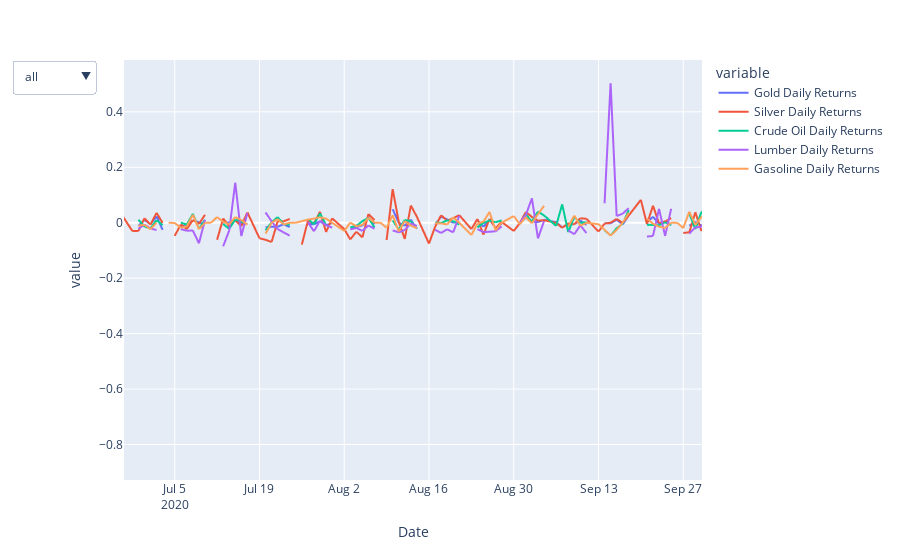

Notebook source saved alongside this figure:
### Code cell
#Create a plot for daily returns to demonstrate volatility. 
#Build a figure for all series
fig = px.line(resources_sliced_vol, x=resources_sliced_vol.index, y = resources_sliced_vol.columns,)
#Map lines/series to groups
maps = {'group 1': ['Gold Daily Returns', 'Silver Daily Returns'],
           'group 2':['Crude Oil Daily Returns', 'Lumber Daily Returns', "Gasoline Daily Returns"]}

#Create group and trace visibilites
group = []
vis = []
visList = []
for m in maps.keys():
    for col in resources_sliced_vol.columns:
        if col in maps[m]:
            vis.append(True)
        else:
            vis.append(False)
    group.append(m)
    visList.append(vis)
    vis = []
    
#Create buttons for each group
buttons = []
for i, g in enumerate(group):
    button =  dict(label=g,
                   method = 'restyle',
                    args = ['visible',visList[i]])
    buttons.append(button)

buttons = [{'label': 'all',
                 'method': 'restyle',
                 'args': ['visible', [True, True, True, True, True, True]]}] + buttons

                     

# update layout with buttons                       
fig.update_layout(
    updatemenus=[
        dict(
        type="dropdown",
        direction="down",
        buttons = buttons)
    ],
)
# buttons
fig.show()

### Figure 1 — Plotly figure (JSON) as saved in the notebook; plotly's stock layout.template omitted (floating-point values rounded to 4 significant figures; data arrays with more than 128 entries replaced by an {"elided": "..."} marker saying what was removed)
{"data": [{"hovertemplate": "variable=Gold Daily Returns<br>Date=%{x}<br>value=%{y}<extra></extra>", "legendgroup": "Gold Daily Returns", "line": {"color": "#636efa", "dash": "solid"}, "marker": {"symbol": "circle"}, "mode": "lines", "name": "Gold Daily Returns", "showlegend": true, "type": "scattergl", "visible": true, "x": {"elided": "546 str values"}, "xaxis": "x", "y": {"elided": "546 float values"}, "yaxis": "y"}, {"hovertemplate": "variable=Silver Daily Returns<br>Date=%{x}<br>value=%{y}<extra></extra>", "legendgroup": "Silver Daily Returns", "line": {"color": "#EF553B", "dash": "solid"}, "marker": {"symbol": "circle"}, "mode": "lines", "name": "Silver Daily Returns", "showlegend": true, "type": "scattergl", "visible": true, "x": {"elided": "546 str values"}, "xaxis": "x", "y": {"elided": "546 float values"}, "yaxis": "y"}, {"hovertemplate": "variable=Crude Oil Daily Returns<br>Date=%{x}<br>value=%{y}<extra></extra>", "legendgroup": "Crude Oil Daily Returns", "line": {"color": "#00cc96", "dash": "solid"}, "marker": {"symbol": "circle"}, "mode": "lines", "name": "Crude Oil Daily Returns", "showlegend": true, "type": "scattergl", "visible": true, "x": {"elided": "546 str values"}, "xaxis": "x", "y": {"elided": "546 float values"}, "yaxis": "y"}, {"hovertemplate": "variable=Lumber Daily Returns<br>Date=%{x}<br>value=%{y}<extra></extra>", "legendgroup": "Lumber Daily Returns", "line": {"color": "#ab63fa", "dash": "solid"}, "marker": {"symbol": "circle"}, "mode": "lines", "name": "Lumber Daily Returns", "showlegend": true, "type": "scattergl", "visible": true, "x": {"elided": "546 str values"}, "xaxis": "x", "y": {"elided": "546 float values"}, "yaxis": "y"}, {"hovertemplate": "variable=Gasoline Daily Returns<br>Date=%{x}<br>value=%{y}<extra></extra>", "legendgroup": "Gasoline Daily Returns", "line": {"color": "#FFA15A", "dash": "solid"}, "marker": {"symbol": "circle"}, "mode": "lines", "name": "Gasoline Daily Returns", "showlegend": true, "type": "scattergl", "visible": true, "x": {"elided": "546 str values"}, "xaxis": "x", "y": {"elided": "546 float values"}, "yaxis": "y"}], "layout": {"autosize": true, "legend": {"title": {"text": "variable"}, "tracegroupgap": 0}, "margin": {"t": 60}, "updatemenus": [{"active": 0, "buttons": [{"args": ["visible", [true, true, true, true, true, true]], "label": "all", "method": "restyle"}, {"args": ["visible", [true, true, false, false, false]], "label": "group 1", "method": "restyle"}, {"args": ["visible", [false, false, true, true, true]], "label": "group 2", "method": "restyle"}], "direction": "down", "type": "dropdown"}], "xaxis": {"anchor": "y", "autorange": false, "domain": [0, 1], "range": ["2020-06-26 14:56:24.1322", "2020-09-30 02:18:43.3118"], "title": {"text": "Date"}, "type": "date"}, "yaxis": {"anchor": "x", "autorange": false, "domain": [0, 1], "range": [-0.928, 0.5869], "title": {"text": "value"}, "type": "linear"}}}
